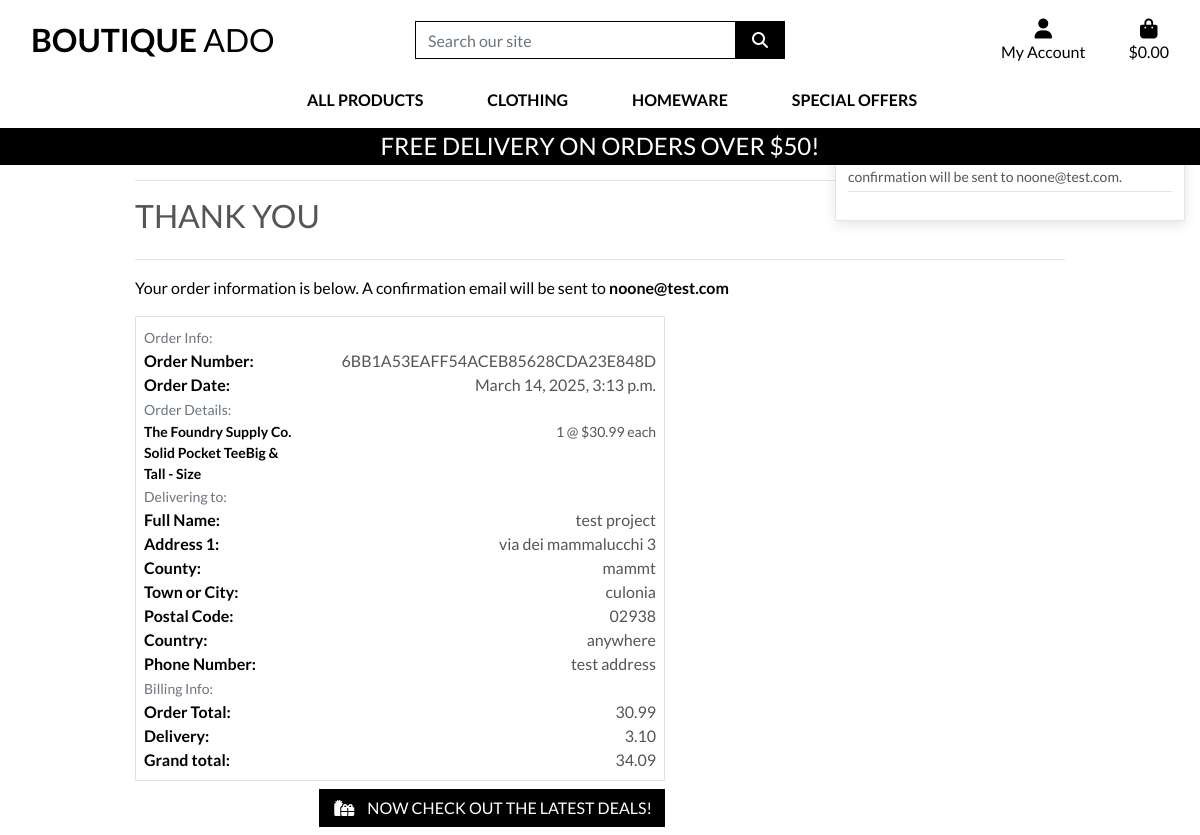
Page /checkout/checkout_success/6BB1A53EAFF54ACEB85628CDA23E848D on the committed database.
### checkout/models.py (models this page shows, shortened)
class Order(models.Model):
    order_number = models.CharField(max_length=32, null=False, editable=False)
    full_name = models.CharField(max_length=50, null=False, blank=False)
    email = models.EmailField(max_length=254, null=False, blank=False)
    phone_number = models.CharField(max_length=20, null=False, blank=False)
    country = models.CharField(max_length=40, null=False, blank=False)
    postcode = models.CharField(max_length=20, null=True, blank=True)
    town_or_city = models.CharField(max_length=40, null=False, blank=False)
    street_address1 = models.CharField(max_length=80, null=False, blank=False)
    street_address2 = models.CharField(max_length=80, null=True, blank=True)
    county = models.CharField(max_length=80, null=True, blank=True)
    date = models.DateTimeField(auto_now_add=True)
    delivery_cost = models.DecimalField(max_digits=6,
                                        decimal_places=2,
                                        null=False,
                                        default=0
                                        )
    order_total = models.DecimalField(max_digits=10,
                                      decimal_places=2,
                                      null=False,
                                      default=0
                                      )
    grand_total = models.DecimalField(max_digits=10,
                                      decimal_places=2,
                                      null=False,
                                      default=0
                                      )
    original_bag = models.TextField(null=False, blank=False, default='')
    stripe_pid = models.CharField(max_length=254, null=False, blank=False, default='')

class OrderLineItem(models.Model):
    order = models.ForeignKey(Order,
                              null=False,
                              blank=False,
                              on_delete=models.CASCADE,
                              related_name='lineitems'
                              )
    product = models.ForeignKey(Product,
                                null=False,
                                blank=False,
                                on_delete=models.CASCADE
                                )
    product_size = models.CharField(max_length=2,
                                    null=True,
                                    blank=True
                                    )
    quantity = models.IntegerField(null=False,
                                   blank=False,
                                   default=0)
    lineitem_total = models.DecimalField(max_digits=6,
                                         decimal_places=2,
                                         null=False,
                                         blank=False,
                                         editable=False
                                         )

### products/models.py (models this page shows, shortened)
class Product(models.Model):
    category = models.ForeignKey('Category', null=True, blank=True, on_delete=models.SET_NULL)
    sku = models.CharField(max_length=254, null=True, blank=True)
    name = models.CharField(max_length=254)
    description = models.TextField()
    has_sized = models.BooleanField(default=False, null=True, blank=True)
    price = models.DecimalField(max_digits=6, decimal_places=2)
    rating = models.DecimalField(max_digits=6, decimal_places=2, null=True, blank=True)
    image_url = models.URLField(max_length=1024, null=True, blank=True)
    image = models.ImageField(null=True, blank=True)

### checkout/views.py (the view)
# urls.py: path('checkout_success/<order_number>', views.checkout_success, name='checkout_success'),
def checkout_success(request, order_number):
    save_info = request.session.get('save_info')
    order = get_object_or_404(Order, order_number=order_number)
    messages.success(request, f"Order succesfully processed! \
                     Your order number is {order_number} \
                     a confirmation will be sent to {order.email}.")
    if 'bag' in request.session:
        del request.session['bag']
    template = 'checkout/checkout_success.html'
    context = {
        'order': order,
    }
    return render(request, template, context)

### bag/contexts.py (called while the page is built, shortened)
def bag_contents(request):
    bag_items = []
    total = 0
    product_count = 0
    bag = request.session.get('bag', {})
    if total < settings.FREE_DELIVERY_THRESHOLD:
        delivery = total * Decimal(settings.STANDARD_DELIVERY_PERCENTAGE / 100)
        free_delivery_delta = settings.FREE_DELIVERY_THRESHOLD - total
    else:
        delivery = 0
        free_delivery_delta = 0
    grand_total = delivery + total
    context = {
        'bag_items': bag_items,
        'total': total,
        'product_count': product_count,
        'delivery': delivery,
        'free_delivery_delta': free_delivery_delta,
        'free_delivery_threshold': settings.FREE_DELIVERY_THRESHOLD,
        'grand_total': grand_total,
    }
    return context

### checkout/templates/checkout/checkout_success.html (shortened to what this page needs)
{% extends "base.html" %}
{% load static %}
{% block extra_css%}
<link rel="stylesheet" href="{% static 'checkout/css/checkout.css' %}">
{% endblock %}
{% block page_header %}
    <div class="container header-container">
    </div>
{% endblock %}
{% block content %}
    <div class="overlay"></div>
    <div class="container">
        <div class="row">
            <div class="col">
                <hr>
                <h2 class="logo-font mb-4">Thank You</h2>
                <hr>
                <p class="text-black">
                    Your order information is below. A confirmation email will be sent to
                    <strong>{{ order.email }}</strong>
                </p>
            </div>
        </div>
        <div class="row">
            <div class="col-12 col-lg-7">
                <div class="order-confirmation-wrapper p-2 border">
                    <div class="row">
                        <div class="col">
                            <small class="text-muted">Order Info:</small>
                        </div>
                    </div>
                    <div class="row">
                        <div class="col-12 col-md-4">
                            <p class="mb-0 text-black font-weight-bold">Order Number:</p>
                        </div>
                        <div class="col-12 col-md-8 text-md-right">
                            <p class="mb-0">{{ order.order_number }}</p>
                        </div>
                    </div>
                    <div class="row">
                        <div class="col-12 col-md-4">
                            <p class="mb-0 text-black font-weight-bold">Order Date:</p>
                        </div>
                        <div class="col-12 col-md-8 text-md-right">
                            <p class="mb-0">{{ order.date }}</p>
                        </div>
                    </div>
                    <div class="row">
                        <div class="col">
                            <small class="text-muted">Order Details:</small>
                        </div>
                    </div>
                    {% for item in order.lineitems.all %}
                    <div class="row">
                        <div class="col-12 col-md-4">
                            <p class="small mb-0 text-black font-weight-bold">
                                {{ item.product.name }}{% if item.product_size %} - Size {{ item.product.size|upper }}{% endif %}
                            </p>
                        </div>
                        <div class="col-12 col-md-8 text-md-right">
                            <p class="small mb-0">{{ item.quantity }} @ ${{ item.product.price }} each</p>
                        </div>
                    </div>
                    {% endfor %}
                    <div class="row">
                        <div class="col">
                            <small class="text-muted">Delivering to:</small>
                        </div>
                    </div>
                    <div class="row">
                        <div class="col-12 col-md-4">
                            <p class="mb-0 text-black font-weight-bold">Full Name:</p>
                        </div>
                        <div class="col-12 col-md-8 text-md-right">
                            <p class="mb-0">{{ order.full_name }}</p>
                        </div>
                    </div>
                    <div class="row">
                        <div class="col-12 col-md-4">
                            <p class="mb-0 text-black font-weight-bold">Address 1:</p>
                        </div>
                        <div class="col-12 col-md-8 text-md-right">
                            <p class="mb-0">{{ order.street_address1 }}</p>
                        </div>
                    </div>
                    {% if order.county %}
                    <div class="row">
                        <div class="col-12 col-md-4">
                            <p class="mb-0 text-black font-weight-bold">County:</p>
                        </div>
                        <div class="col-12 col-md-8 text-md-right">
                            <p class="mb-0">{{ order.county }}</p>
                        </div>
                    </div>
                    {% endif %}
                    <div class="row">
                        <div class="col-12 col-md-4">
                            <p class="mb-0 text-black font-weight-bold">Town or City:</p>
                        </div>
                        <div class="col-12 col-md-8 text-md-right">
                            <p class="mb-0">{{ order.town_or_city }}</p>
                        </div>
                    </div>
                    {% if order.postcode %}
                    <div class="row">
                        <div class="col-12 col-md-4">
                            <p class="mb-0 text-black font-weight-bold">Postal Code:</p>
                        </div>
                        <div class="col-12 col-md-8 text-md-right">
                            <p class="mb-0">{{ order.postcode }}</p>
                        </div>
                    </div>
                    {% endif %}
                    <div class="row">
                        <div class="col-12 col-md-4">
                            <p class="mb-0 text-black font-weight-bold">Country:</p>
                        </div>
                        <div class="col-12 col-md-8 text-md-right">
                            <p class="mb-0">{{ order.country }}</p>
                        </div>
                    </div>
                    <div class="row">
                        <div class="col-12 col-md-4">
                            <p class="mb-0 text-black font-weight-bold">Phone Number:</p>
                        </div>
                        <div class="col-12 col-md-8 text-md-right">
                            <p class="mb-0">{{ order.phone_number }}</p>
                        </div>
                    </div>
                    <div class="row">
                        <div class="col">
                            <small class="text-muted">Billing Info:</small>
                        </div>
                    </div>
                    <div class="row">
                        <div class="col-12 col-md-4">
                            <p class="mb-0 text-black font-weight-bold">Order Total:</p>
                        </div>
                        <div class="col-12 col-md-8 text-md-right">
                            <p class="mb-0">{{ order.order_total }}</p>
                        </div>
                    </div>
                    <div class="row">
                        <div class="col-12 col-md-4">
                            <p class="mb-0 text-black font-weight-bold">Delivery:</p>
                        </div>
                        <div class="col-12 col-md-8 text-md-right">
                            <p class="mb-0">{{ order.delivery_cost }}</p>
                        </div>
                    </div>
                    <div class="row">
                        <div class="col-12 col-md-4">
                            <p class="mb-0 text-black font-weight-bold">Grand total:</p>
                        </div>
                        <div class="col-12 col-md-8 text-md-right">
                            <p class="mb-0">{{ order.grand_total }}</p>
                        </div>
                    </div>
                </div>
            </div>
        </div>
        <div class="row">
            <div class="col-12 col-lg-7 text-right">
                <a href="{% url 'products' %}?category=new_arrivals,deals,clearance" class="btn btn-black rounded-0 my-2">
                    <span class="icon mr-2">
                        <i class="fas fa-gifts"></i>
                    </span>
                    <span class="text-uppercase">Now check out the latest deals!</span>
                </a>
            </div>
        </div>
    </div>
{% endblock %}

### static/css/base.css (style rules this page uses)
html { height: 100%; }
body { background: url('/media/homepage_background_cropped.jpg') no-repeat center center fixed; background-size: cover; height: calc(100vh - 164px); color: #555; font-family: 'Lato'; }
.icon { align-items: center; display: inline-flex; justify-content: center; height: 1.5rem; width: 1.5rem; }
.logo-font { text-transform: uppercase; }
.btn-black { background: black; color: white; }
.text-black { color: #000 !important; }
.overlay { height: 100%; width: 100%; top: 0; left: 0; position: fixed; background: white; z-index: -1; }
@media (min-width: 1200px) { .container { max-width: 80%; } }
@media (min-width: 992px) { .header-container { padding-top: 164px; } }

### rows in the picture
Order: email "noone@test.com", order_number "6BB1A53EAFF54ACEB85628CDA23E848D", date "March 14, 2025, 3:13 p.m.", full_name "test project", street_address1 "via dei mammalucchi 3", county "mammt", town_or_city "culonia", postcode "02938", country "anywhere", phone_number "test address", order_total "30.99", delivery_cost "3.10", grand_total "34.09"
OrderLineItem: product.name "The Foundry Supply Co. Solid Pocket TeeBig & Tall", quantity "1", product.price "30.99"

### other values in the picture
{{ free_delivery_threshold }} "50"
